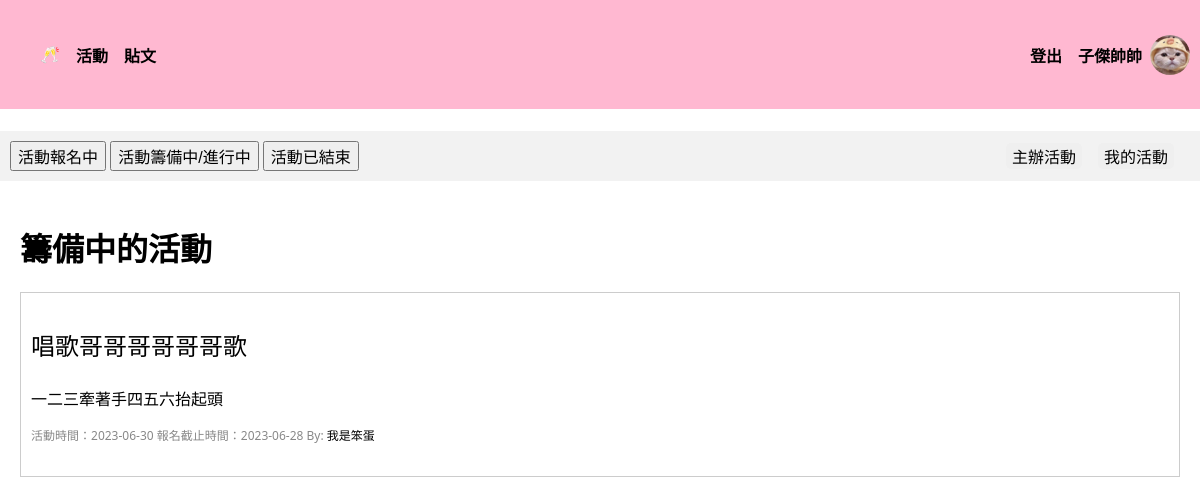
The app's page /activity/activities/preparing (signed in), older data.
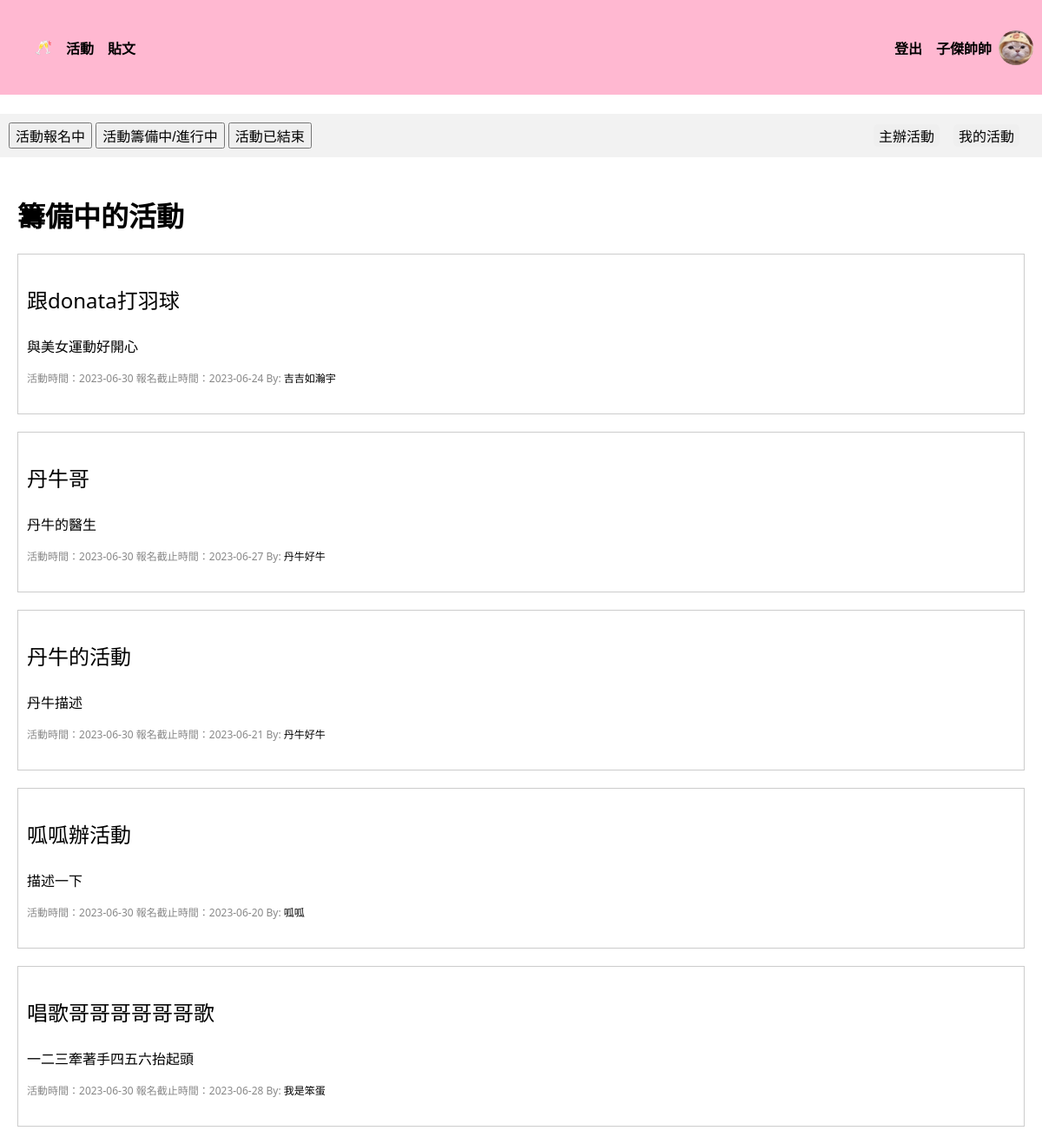
The same page, newer data.
### tables this page shows
CREATE TABLE "Activity" (
	"activityID"	VARCHAR(36),
	"title"	VARCHAR(10),
	"time"	TEXT,
	"area"	TEXT,
	"location"	TEXT,
	"category"	TEXT,
	"peopleLimited"	INTEGER,
	"fee"	INTEGER,
	"expireDate"	TEXT,
	"organizerUserID"	INTEGER,
	"Intro"	VARCHAR(50),
	"createTime"	TEXT,
	FOREIGN KEY("organizerUserID") REFERENCES "User"("userID"),
	PRIMARY KEY("activityID")
);

CREATE TABLE "User" (
	"userID"	INTEGER,
	"password"	VARCHAR(10),
	"nickname"	VARCHAR(10) NOT NULL,
	"gender"	VARCHAR(1) NOT NULL,
	"birth"	TEXT,
	"cellphone"	VARCHAR(10),
	"email"	TEXT UNIQUE,
	"image" TEXT,
	PRIMARY KEY("userID" AUTOINCREMENT)
);

### crud/crudActivity.py (the view, shortened to what this page needs)
@activity_bp.route("/activities/<string:show_methed>", methods=["GET", "POST"])
def show_activities_method(show_methed):
    userID = session["userID"]
    postDate = datetime.now().strftime("%Y-%m-%d")
    if show_methed == "signingUp" or show_methed == "None":
        show_methed = "signingUp"
        con = sql.connect("funCrew_db.db")
        con.row_factory = sql.Row
        cur = con.cursor()
        cur.execute(
            "SELECT * FROM Activity, User WHERE expireDate >= ? AND organizerUserID = userID ORDER BY createTime DESC",
            (postDate,),
        )
        activities = cur.fetchall()
        con.commit()
        con.close()
    elif show_methed == "preparing":
        con = sql.connect("funCrew_db.db")
        con.row_factory = sql.Row
        cur = con.cursor()
        cur.execute(
            "SELECT * FROM Activity, User WHERE expireDate < ? AND time >= ? AND organizerUserID = userID ORDER BY createTime DESC",
            (
                postDate,
                postDate,
            ),
        )
        activities = cur.fetchall()
        con.commit()
        con.close()
    return render_template(
        "activities.html",
        nickname=get_nickname(userID),
        avatar=get_avatar_path(userID),
        userID=userID,
        activities=activities,
        show_methed=show_methed,
    )

### crud/crudUser.py (called while the page is built)
def get_avatar_path(userID):
    try:
        con = sql.connect("funCrew_db.db")
        cur = con.cursor()
        cur.execute("SELECT image FROM User WHERE userID=?", (userID,))
        filename = cur.fetchone()[0]
        con.close()
        return "static/images/avatars/" + filename
    except Exception as e:
        print(f"Error occurred while retrieving filename: {str(e)}")
        return ""

def get_nickname(userID):
    con = sql.connect("funCrew_db.db")
    cur = con.cursor()
    cur.execute("SELECT nickname FROM User WHERE userID=?", (userID,))
    nickname = cur.fetchone()[0]
    con.close()
    return nickname

### templates/activities.html (shortened to what this page needs)
<!DOCTYPE html>
<html>
<head>
</head>
<body>
    <div class="nav_bar">
        <ul>
            <li><a href="/home"> 🥂 </a></li>
            <li><a href="/activity/activities/signingUp">活動</a></li>
            <li><a href="/post/posts/newest">貼文</a></li>
        </ul>
        <div class="header-right">
            <li style="list-style: none;"><a href="/user/logout">登出</a></li>
            <div class="user-info">
                <h4><a href="/user/personalInfo">{{ nickname }}</a></h4>
                <img src="../../{{ avatar }}" alt="大頭貼">
            </div>
        </div>
    </div>
    <br>
    <div class="header">
        <div class="header-left">
            <form method="POST">
                <button class="submit" name="signingUp"><a href="/activity/activities/signingUp">活動報名中</a></button>
                <button class="submit" name="preparing"><a href="/activity/activities/preparing">活動籌備中/進行中</a></button>
                <button class="submit" name="end"><a href="/activity/activities/end">活動已結束</a></button>
            </form>
        </div>
        <div class="header-right" >
            <button class="button"><a href="/activity/hostActivity/home" style="text-decoration:none; color:black">
                主辦活動</a></button>
            <button class="button"><a href="/activity/activities/my_activities" style="text-decoration:none; color:black">
                我的活動</a></button>
        </div>
    </div>
    <br>
    {% if show_methed == "signingUp" %}
    <h1>報名中的活動</h1>
    {% elif show_methed == "preparing" %}
    <h1>籌備中的活動</h1>
    {% elif show_methed == "end" %}
    <h1>已結束的活動</h1>
    {% elif show_methed == "my_activities" %}
    <h1>我的活動</h1>
    {% endif %}
    {% for activity in activities %}
    <div class="post" style="margin-left: 20px; margin-right: 20px;">
        <div class="content">
            <a href="/activity/activities/activity_detail/{{activity['activityID']}}?show_methed={{show_methed}}"
                style="text-decoration:none; color:black">
                <p style="font-size:24px;">{{ activity['title'] }}</p>
                <p>{{ activity['Intro'] }}</p>
            </a>
        </div>
        <div class="info">
            <span>活動時間：{{ activity['time'] }}</span>
            <span>報名截止時間：{{ activity['expireDate'] }}</span>
            {% if show_methed == "my_activities" %}
            <span>By: <a href="/user/info/{{activity['organizerUserID']}}">{{ nickname }}</a></span>
            {% else %}
            <span>By: <a href="/user/info/{{activity['organizerUserID']}}">{{ activity['nickname'] }}</a></span>
            {% endif %}
        </div>
        <br>
    </div>
    {% endfor %}
</body>
</html>

Row changes from the older to the newer data that the page shows:
added Activity: title "跟donata打羽球", Intro "與美女運動好開心", time "2023-06-30", expireDate "2023-06-24", nickname "吉吉如瀚宇"
added Activity: title "丹牛哥", Intro "丹牛的醫生", time "2023-06-30", expireDate "2023-06-27", nickname "丹牛好牛"
added Activity: title "丹牛的活動", Intro "丹牛描述", time "2023-06-30", expireDate "2023-06-21", nickname "丹牛好牛"
added Activity: title "呱呱辦活動", Intro "描述一下", time "2023-06-30", expireDate "2023-06-20", nickname "呱呱"
